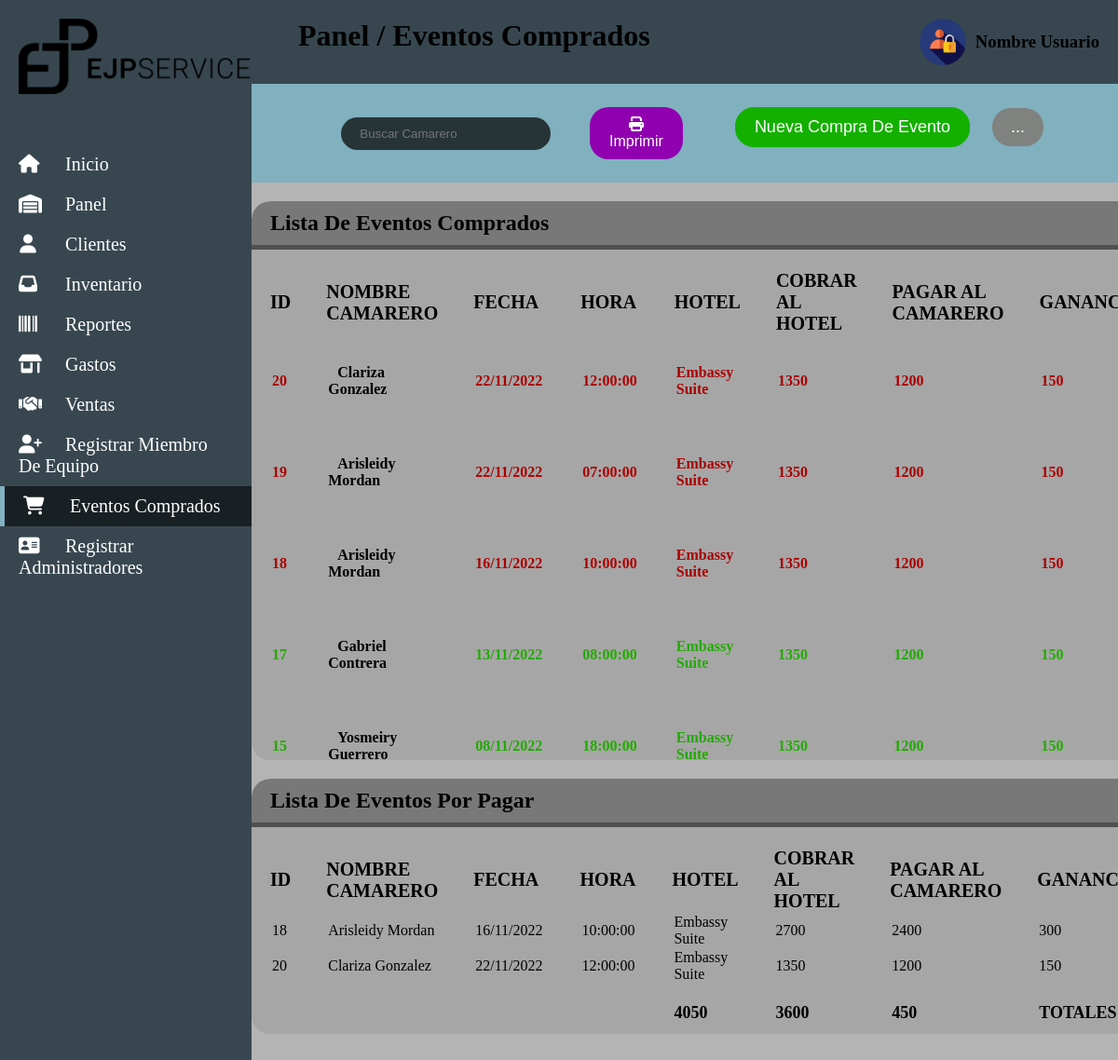
The app's page /controller/purchased_events.php (signed in) with its own data.
### tables this page shows
CREATE TABLE `purchased_events` (
  `id_purchased_events` int NOT NULL,
  `team_member` int NOT NULL,
  `date` date DEFAULT NULL,
  `time` time NOT NULL,
  `hotel` varchar(20) NOT NULL,
  `hotel_charge` int NOT NULL,
  `waiter_payment` int NOT NULL,
  `status` varchar(10) NOT NULL
);

CREATE TABLE `team_member` (
  `id_team_member` int NOT NULL,
  `photo` longblob,
  `name` varchar(30) NOT NULL,
  `identification_card` varchar(13) NOT NULL,
  `sex` varchar(10) NOT NULL,
  `cell_phone` varchar(11) NOT NULL,
  `cluster` varchar(10) NOT NULL,
  `bank_name` varchar(20) NOT NULL,
  `bank_account_type` varchar(10) NOT NULL,
  `account_number` varchar(20) NOT NULL
);

### controller/purchased_events.php (the view, shortened to what this page needs)
<!DOCTYPE html>
<html lang="en" dir="ltr">
<head>
   <link rel="stylesheet" href="../css/main.css">
   <link rel="stylesheet" href="../css/major.css">
   <link rel="stylesheet" href="../css/registration_forms.css">
   <link rel="stylesheet" href="../css/customers.css">
   <link rel="stylesheet" href="../css/buttons.css">
   <link rel="stylesheet" href="../css/inputs.css">
   <link rel="stylesheet" href="../css/purchased_events.css">
</head>
<body>
   <?php
      include 'conexion.php';
      $full_collect = 0;
      $full_pay = 0;
      $full_gain = 0;
      $payable_events_full_collect = 0;
      $payable_events_full_pay = 0;
      $payable_events_full_gain = 0;
      $registrar = $conexion->query(
         "SELECT t.id_team_member, t.name, t.photo, t.cell_phone, t.cluster, t.bank_name, t.bank_account_type, t.account_number,
         p.id_purchased_events, p.team_member, p.date, DATE_FORMAT(p.date, '%d/%m/%Y') AS new_date, p.time, p.hotel, p.hotel_charge, (p.hotel_charge - p.waiter_payment) AS ganancia, p.waiter_payment, p.status
         FROM team_member t RIGHT JOIN purchased_events p ON t.id_team_member = p.team_member
         ORDER BY p.id_purchased_events DESC"
      )->fetchAll(PDO::FETCH_OBJ);
      $payable_events = $conexion->query(
         "SELECT t.name,
         p.id_purchased_events, p.team_member, p.date, DATE_FORMAT(p.date, '%d/%m/%Y') AS new_date_pay, p.time, p.hotel, p.hotel_charge, SUM(p.hotel_charge) hot_charge, p.waiter_payment, SUM(p.waiter_payment) wai_payment, p.status
         FROM team_member t RIGHT JOIN purchased_events p ON t.id_team_member = p.team_member
         WHERE p.status = 'Por Pagar'
         GROUP BY t.name "
      )->fetchAll(PDO::FETCH_OBJ);
   ?>
   <div id="container">
      <?php include 'headerControlador.php';?>
      <div class="container_major">
         <div id="header">
            <h1>Panel / Eventos Comprados</h1>
            <div class="usuario">
               <img src="../img/icon/login.png" alt="">
               <h3>Nombre Usuario</h3>
            </div>
         </div>
         <div class="barra">
            <form class="buscar" action="buscar.html" method="get">
               <input type="text" name="buscar" id="buscar" placeholder="Buscar Camarero">
            </form>
            <div class="botton">
               <button type="button" name="print" class="btn_print" onclick="print()"><i class="fa-solid fa-print"></i>Imprimir</button>
            </div>
            <div class="botton">
               <button type="button" name="new_client" id="new_client" class="btn_register" onclick="new_client()">Nueva Compra De Evento</button>
               <button type="button" name="config_cliente" id="config_cliente" class="neutral">...</button>
            </div>
         </div>
         <div class="customer_list">
            <h2>Lista De Eventos Comprados</h2>
            <table>
                  <tr class="cabezera">
                     <th>ID</th>
                     <th>NOMBRE CAMARERO</th>
                     <th>FECHA</th>
                     <th>HORA</th>
                     <th>HOTEL</th>
                     <th>COBRAR AL HOTEL</th>
                     <th>PAGAR AL CAMARERO</th>
                     <th>GANANCIA</th>
                  </tr>
                  <?php foreach ($registrar as $miembro_equipo): ?>
                     <?php if ($miembro_equipo->status == "Por Pagar"): ?>
                        <tr class="to_pay cuerpo">
                              <td><?php echo $miembro_equipo->id_purchased_events ?></td>
                              <td>
                                 <a href="waiter_events.php?id=<?php echo $miembro_equipo->id_team_member?> & photo=<?php echo $miembro_equipo->photo?> & name=<?php echo $miembro_equipo->name?> & cell_phone=<?php echo $miembro_equipo->cell_phone?>  & cluster=<?php echo $miembro_equipo->cluster?> & bank_name=<?php echo $miembro_equipo->bank_name?> & bank_account_type=<?php echo $miembro_equipo->bank_account_type?> & account_number=<?php echo $miembro_equipo->account_number?> & date=<?php echo $miembro_equipo->date?> & hotel=<?php echo $miembro_equipo->hotel?> & hotel_charge=<?php echo $miembro_equipo->hotel_charge?> & waiter_payment=<?php echo $miembro_equipo->waiter_payment?> & status=<?php echo $miembro_equipo->status?>">
                                    <?php echo $miembro_equipo->name ?>
                                 </a>
                              </td>
                              <td><?php echo $miembro_equipo->new_date ?></td>
                              <td><?php echo $miembro_equipo->time ?></td>
                              <td><?php echo $miembro_equipo->hotel ?></td>
                              <td><?php $full_collect += $miembro_equipo->hotel_charge; echo $miembro_equipo->hotel_charge ?></td>
                              <td><?php $full_pay += $miembro_equipo->waiter_payment; echo $miembro_equipo->waiter_payment ?></td>
                              <td><?php $full_gain += $miembro_equipo->ganancia; echo $miembro_equipo->ganancia; ?></td>
                        </tr>
                     <?php endif; ?>
                     <?php if ($miembro_equipo->status == "Pagado"): ?>
                        <tr class="paid_out cuerpo">
                           <td><?php echo $miembro_equipo->id_purchased_events ?></td>
                           <td>
                              <a href="waiter_events.php?id=<?php echo $miembro_equipo->id_team_member?> & photo=<?php echo $miembro_equipo->photo?> & name=<?php echo $miembro_equipo->name?> & cell_phone=<?php echo $miembro_equipo->cell_phone?>  & cluster=<?php echo $miembro_equipo->cluster?> & bank_name=<?php echo $miembro_equipo->bank_name?> & bank_account_type=<?php echo $miembro_equipo->bank_account_type?> & account_number=<?php echo $miembro_equipo->account_number?> & date=<?php echo $miembro_equipo->date?> & hotel=<?php echo $miembro_equipo->hotel?> & hotel_charge=<?php echo $miembro_equipo->hotel_charge?> & waiter_payment=<?php echo $miembro_equipo->waiter_payment?> & status=<?php echo $miembro_equipo->status?>">
                                 <?php echo $miembro_equipo->name ?>
                              </a>
                           </td>
                           <td><?php echo $miembro_equipo->new_date ?></td>
                           <td><?php echo $miembro_equipo->time ?></td>
                           <td><?php echo $miembro_equipo->hotel ?></td>
                           <td><?php $full_collect += $miembro_equipo->hotel_charge; echo $miembro_equipo->hotel_charge ?></td>
                           <td><?php $full_pay += $miembro_equipo->waiter_payment; echo $miembro_equipo->waiter_payment ?></td>
                           <td><?php $full_gain += $miembro_equipo->ganancia; echo $miembro_equipo->ganancia; ?></td>
                     <?php endif; ?>
                  <?php endforeach; ?>
            </table>
         </div>
         <div class="customer_list">
            <h2>Lista De Eventos Por Pagar</h2>
            <table>
                  <tr class="cabezera">
                     <th>ID</th>
                     <th>NOMBRE CAMARERO</th>
                     <th>FECHA</th>
                     <th>HORA</th>
                     <th>HOTEL</th>
                     <th>COBRAR AL HOTEL</th>
                     <th>PAGAR AL CAMARERO</th>
                     <th>GANANCIA</th>
                  </tr>
                  <?php foreach ($payable_events as $event): ?>
                     <tr class="cuerpo">
                        <td><?php echo $event->id_purchased_events ?></td>
                        <td><?php echo $event->name ?></td>
                        <td><?php echo $event->new_date_pay ?></td>
                        <td><?php echo $event->time ?></td>
                        <td><?php echo $event->hotel ?></td>
                        <td><?php $view_charge = $event->hot_charge; $payable_events_full_collect += $event->hot_charge; echo $event->hot_charge ?></td>
                        <td><?php $view_pay = $event->wai_payment; $payable_events_full_pay += $event->wai_payment; echo $event->wai_payment ?></td>
                        <td>
                           <?php
                              $view_gain = $view_charge - $view_pay;
                              echo $view_gain;
                              $payable_events_full_gain += $view_gain;
                           ?>
                        </td>
                     </tr>
                  <?php endforeach; ?>
                  <tr>
                     <td></td>
                     <td></td>
                     <td></td>
                     <td></td>
                     <td class="totals"><?php echo $payable_events_full_collect; ?></td>
                     <td class="totals"><?php echo $payable_events_full_pay; ?></td>
                     <td class="totals"><?php echo $payable_events_full_gain; ?></td>
                     <td class="totals">TOTALES</td>
                  </tr>
            </table>
         </div>
      </div>
   </div>
</body>
</html>

### css/main.css (style rules this page uses)
* { margin:0;padding: 0; }

### css/major.css (style rules this page uses)
.to_pay { color: rgb(170, 0, 0); font-weight: 600; }
.paid_out { color: rgb(34, 170, 0); font-weight: 600; }
#container { display: flex; }
.totals { font-size: 18px; font-weight: bold; }
#container .container_major { width: 100%; background: rgb(180, 180, 180); }
#container #header { padding: 20px 50px; background-color: #38474f; display: flex; justify-content: space-between; flex-wrap: wrap; }
#container .container_major .usuario { display: flex; align-items: center; }
#container .container_major .usuario img { width: 50px; margin-right: 10px; }
table th { text-align: left; padding: 0 18px; font-size: 20px; }

### css/customers.css (style rules this page uses)
.barra { padding: 20px 100px; display: flex; justify-content: space-between; flex-wrap: wrap; background-color: #81b0be; }
.customer_list { width: 80vw; height: 100vh; margin: 20px auto; border-radius: 20px; overflow: auto; }
.customer_list h2 { padding: 10px 20px; background-color: rgb(120, 120, 120); border-radius: 20px 20px 0 0; border-bottom: 5px solid rgb(80, 80, 80); }
.customer_list table { width: 100%; padding-top: 20px; background-color: rgb(166, 166, 166); border-radius: 0 0 20px 20px; }
table .cuerpo { transition: all ease-in .3s; }
.customer_list table tr td { padding: 0 20px; }
table tr td a { padding-left: 10px; text-decoration: none; color: #000; }

### css/buttons.css (style rules this page uses)
.neutral { margin: 5px 10px; padding: 10px 20px; border-radius: 20px; border: 0; background-color: #7f827f; color: #fff; font-size: 18px; transition: all ease-out .5s }
.btn_register { margin: 5px 10px; padding: 10px 20px; border: 1px solid #13b000; border-radius: 20px; background-color: #13b000; color: #fff; font-size: 18px; transition: all ease-out .5s }
.btn_print { width: 100px; margin: 5px 10px; padding: 10px 20px; border-radius: 20px; border: 0; background-color: #9000b0; color: #fff; font-size: 16px; transition: all ease-out .5s }

### css/inputs.css (style rules this page uses)
form { display: flex; flex-direction: column; justify-content: center; align-items: center; }
input { width: 85%; margin: 10px 0; padding: 10px 20px; background-color: rgba(0, 0, 0, 0.7); border: 0; border-radius: 20px; color: #fff; }

### css/purchased_events.css (style rules this page uses)
.customer_list { height: 600px; overflow: auto; }
.customer_list table tr:last-child td { padding: 20px 0 10px 20px; }
.customer_list table .to_pay a { cursor: pointer; }

### records on screen
purchased_events: id_purchased_events "20", team_member.name "Clariza Gonzalez", new_date "22/11/2022", time "12:00:00", hotel "Embassy Suite", hotel_charge "1350", waiter_payment "1200", ganancia "150", new_date_pay "22/11/2022", hot_charge "1350", wai_payment "1200", view_gain "150"
purchased_events: id_purchased_events "19", team_member.name "Arisleidy Mordan", new_date "22/11/2022", time "07:00:00", hotel "Embassy Suite", hotel_charge "1350", waiter_payment "1200", ganancia "150"
purchased_events: id_purchased_events "18", team_member.name "Arisleidy Mordan", new_date "16/11/2022", time "10:00:00", hotel "Embassy Suite", hotel_charge "1350", waiter_payment "1200", ganancia "150", new_date_pay "16/11/2022", hot_charge "2700", wai_payment "2400", view_gain "300"
purchased_events: id_purchased_events "17", team_member.name "Gabriel Contrera", new_date "13/11/2022", time "08:00:00", hotel "Embassy Suite", hotel_charge "1350", waiter_payment "1200", ganancia "150"
purchased_events: id_purchased_events "15", team_member.name "Yosmeiry Guerrero", new_date "08/11/2022", time "18:00:00", hotel "Embassy Suite", hotel_charge "1350", waiter_payment "1200", ganancia "150"

### other values on screen
$payable_events_full_collect "4050"
$payable_events_full_pay "3600"
$payable_events_full_gain "450"
